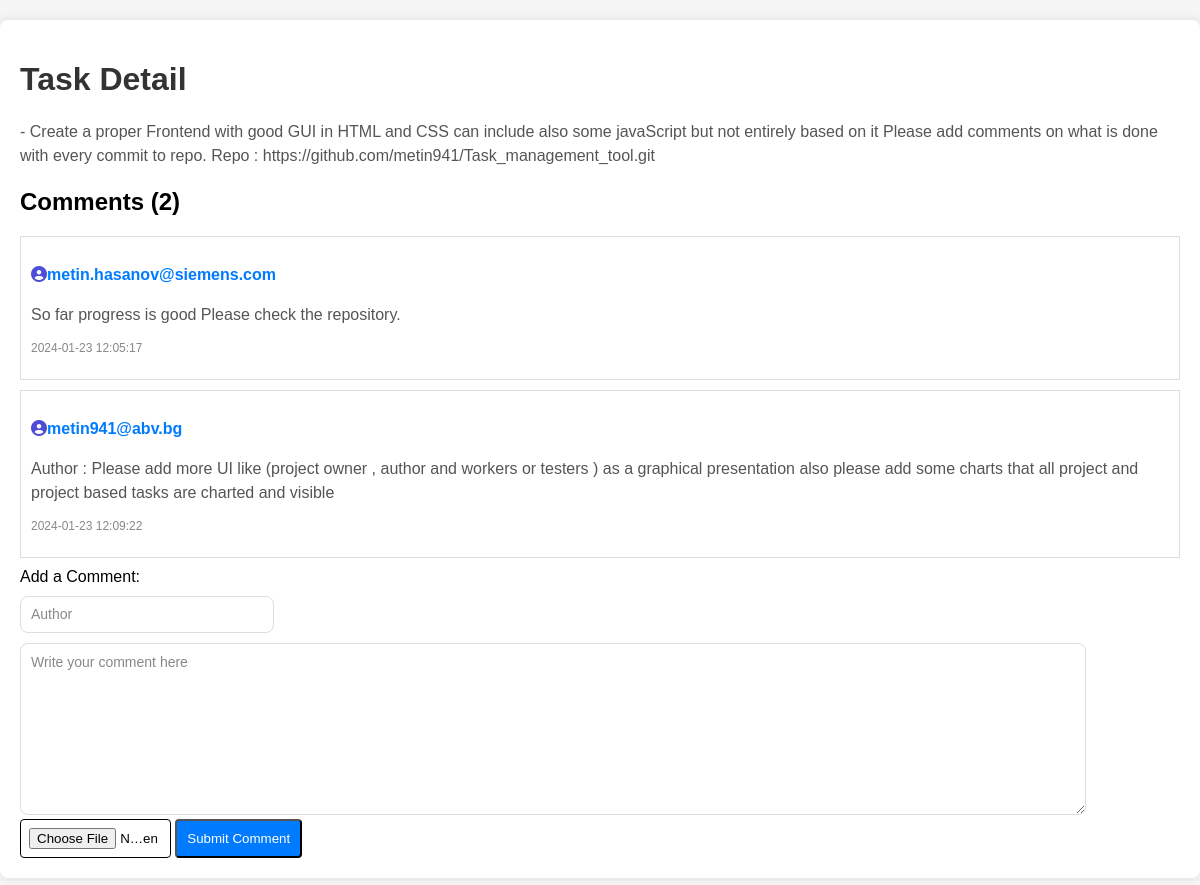
The page /main_view_task/1 on the database its author committed.
### app.py (models this page shows, shortened)
class Tasks(db.Model):
    id = db.Column(db.Integer, primary_key=True)
    content = db.Column(db.String(200), nullable=False)
    owner = db.Column(db.String(50), nullable=False)
    author = db.Column(db.String(50), nullable=False)
    status = db.Column(db.String(60), nullable=False, default="New")
    date_created = db.Column(db.DateTime, default=datetime.utcnow)
    finished = db.Column(db.DateTime, nullable=True)
    comment_count = db.Column(db.Integer, default=0)
    project_id = db.Column(db.Integer, db.ForeignKey('projects.id'), nullable=False)  # Update this line
    comments = db.relationship('Comment_task', backref='task', lazy=True, cascade='all, delete-orphan', primaryjoin="Tasks.id == Comment_task.task_id")

class Comment_task(db.Model):
    id = db.Column(db.Integer, primary_key=True)
    content = db.Column(db.String(200), nullable=False)
    author = db.Column(db.String(50), nullable=False)
    date_created = db.Column(db.DateTime, default=datetime.utcnow)
    task_id = db.Column(db.Integer, db.ForeignKey('tasks.id'), nullable=False)  # Update this line
    attachment_path = db.Column(db.String(255))

### app.py (the view)
@app.route('/main_view_task/<int:task_id>')
def main_view_task(task_id):
    task = Tasks.query.get_or_404(task_id)
    return render_template('task_detail.html', task=task)

### templates/task_detail.html (shortened to what this page needs)
{% extends 'base.html' %}
{% block body %}
<div class="task-detail">
    <h1>Task Detail</h1>
    <p>{{ task.content }}</p>
    <div class="existing-comments">
        <h2>Comments ({{ task.comment_count }})</h2>
        {% for comment in task.comments %}
            <div class="comment">
                <p class="comment-author">
                    {% if comment.author is not none and '@' in comment.author and '.' in comment.author %}
                        <i class="fa fa-user-circle" style="color: rgb(77, 77, 216);"></i><a href="mailto:{{ comment.author }}">{{ comment.author }}</a>
                    {% else %}
                        <i class="fa fa-user-circle" style="color: gray;"></i> {{ comment.author }}
                    {% endif %}
                </p>
                <p class="comment-content">{{ comment.content }}</p>
                <p class="comment-date">{{ comment.date_created.strftime('%Y-%m-%d %H:%M:%S') }}</p>
            </div>
        {% endfor %}
    </div>
    <form action="{{ url_for('add_task_comment', task_id=task.id) }}" method="POST" enctype="multipart/form-data" class="upload-form">
        <div>
            <label for="comment_content">Add a Comment:</label>
        </div>
        <input type="text" name="comment-author" id="comment-author" placeholder="Author" class="small input">
        <textarea name="comment_content" id="comment_content" class="large text-editor" placeholder="Write your comment here"></textarea>
        <input type="file" name="attachment" id="attachment" class="custom-file-input">
        <input type="submit" value="Submit Comment">
    </form>
</div>
{% endblock %}

### static/main.css (style rules this page uses)
body { font-family: Arial, sans-serif; background-color: #f5f5f5; margin: 0; padding: 0; }
h1 { color: #333; }
a { text-decoration: none; color: #007bff; margin-right: 10px; }
form { margin-top: 5px; }
input[type="text"] { padding: 10px; margin-right: 10px; }
input[type="text"].small { width: 20%; }
textarea.large { width: 90%; height: 150px; padding: 10px; margin-top: 10px; }
input[type="submit"] { padding: 10px; background-color: #007bff; color: #fff; border-radius: 4px; cursor: pointer; }
.task-detail { max-width: 1800px; margin: 20px auto; padding: 20px; background-color: #fff; border-radius: 8px; box-shadow: 0 0 10px rgba(0, 0, 0, 0.1); }
p { color: #555; line-height: 1.5; }
.existing-comments { margin-top: 20px; }
.comment { border: 1px solid #ddd; padding: 10px; margin-bottom: 10px; }
.comment-content { font-size: 16px; margin-bottom: 5px; }
.comment-date { color: #888; font-size: 12px; }
.comment-author { font-weight: bold; margin-bottom: 5px; }
.upload-form .custom-file-input { position: relative; height: 4%; width: 13%; cursor: pointer; border: 1px solid #000000; border-radius: 4px; padding: 8px; box-sizing: border-box; }
.text-editor { font-family: 'Arial', sans-serif; font-size: 14px; color: #333; background-color: #fff; border: 1px solid #ddd; border-radius: 8px; padding: 10px; margin-top: 10px; resize: vertical; height: 300px; transition: border-color 0.3s, box-shadow 0.3s; }
.text-editor::placeholder { color: #888; }
.input { font-family: 'Arial', sans-serif; font-size: 14px; color: #333; background-color: #fff; border: 1px solid #ddd; border-radius: 8px; padding: 10px; margin-top: 10px; resize: vertical; height: 15px; transition: border-color 0.3s, box-shadow 0.3s; }
.input::placeholder { color: #888; }

### rows shown on the page
Tasks: content "- Create a proper Frontend with good GUI in HTML and CSS can include also some javaScript but not entirely based on it Please add comments on what is done with every commit to repo. Repo : https://github.com/metin941/Task_management_tool.git", comment_count "2"
Comment_task: author "metin.hasanov@siemens.com", content "So far progress is good Please check the repository.", date_created "2024-01-23 12:05:17"
Comment_task: author "metin941@abv.bg", content "Author : Please add more UI like (project owner , author and workers or testers ) as a graphical presentation also please add some charts that all project and project based tasks are charted and visible", date_created "2024-01-23 12:09:22"
